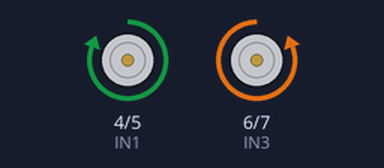
Simulated run of this sketch. Board: Arduino Uno, built with avr-gcc and run on an emulated ATmega328P. Shown: motor-driver pin pairs drawn as motors (green arrow = first pin HIGH = forward, orange = second pin HIGH = backward, longer = more drive).

Above: at 1.0 s.
At 5.0 s:
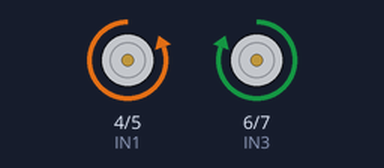
At 7.0 s:
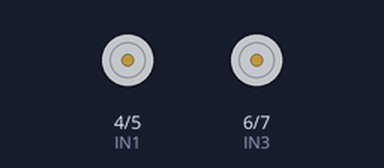
Timing chart, 0 to 10.4 s (numbered marks = the images above):
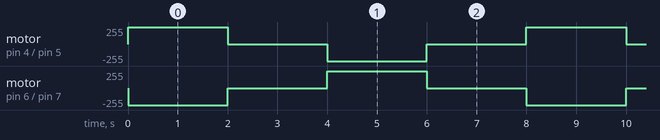

Measured:
- by itself, motor on pin 4 (IN1) / pin 5 (IN2): repeats every 8.0 s: stopped 2.0 s, backward 255/255 2.0 s, stopped 2.0 s, forward 255/255 2.0 s
- by itself, motor on pin 6 (IN3) / pin 7 (IN4): repeats every 8.0 s: stopped 2.0 s, forward 255/255 2.0 s, stopped 2.0 s, backward 255/255 2.0 s

The sketch:

sketch_jul26a.ino
```cpp
/*==========================================================================
// Author : Handson Technology
// Project : Arduino Uno
// Description : L298N Motor Driver
// Source-Code : L298N_Motor.ino
// Program: Control 2 DC motors using L298N H Bridge Driver
//==========================================================================
*/
// Definitions Arduino pins connected to input H Bridge

// TESTED BY ANIRUDDH CHAUHAN AND ANOTHONY DIAZ
//FOR AUTONMOUS TRACTOR FOR ECE 2804 IDP
int IN1 = 4;
int IN2 = 5;
int IN3 = 6;
int IN4 = 7;
void setup()
{
// Set the output pins
pinMode(IN1, OUTPUT);
pinMode(IN2, OUTPUT);
pinMode(IN3, OUTPUT);
pinMode(IN4, OUTPUT);
}
void loop()
{
// Rotate the Motor A clockwise
digitalWrite(IN1, HIGH);
digitalWrite(IN2, LOW);
digitalWrite(IN3, LOW);
digitalWrite(IN4, HIGH);
delay(2000);
digitalWrite(IN1, LOW);
digitalWrite(IN2, LOW);
digitalWrite(IN3, LOW);
digitalWrite(IN4, LOW);
delay(2000);
digitalWrite(IN1, LOW);
digitalWrite(IN2, HIGH);
digitalWrite(IN3, HIGH);
digitalWrite(IN4, LOW);
delay(2000);
digitalWrite(IN1, LOW);
digitalWrite(IN2, LOW);
digitalWrite(IN3, LOW);
digitalWrite(IN4, LOW);
delay(2000);
/*digitalWrite(IN3, LOW);
digitalWrite(IN4, HIGH);
delay(10000);
digitalWrite(IN1, LOW);
digitalWrite(IN2, HIGH);
digitalWrite(IN3, HIGH);
digitalWrite(IN4, LOW);*/
/*// Motor A
digitalWrite(IN1, HIGH);
digitalWrite(IN2, HIGH);
delay(500);
// Rotate the Motor B clockwise
digitalWrite(IN3, HIGH);
digitalWrite(IN4, LOW);
delay(2000);
// Motor B
digitalWrite(IN3, HIGH);
digitalWrite(IN4, HIGH);
delay(500);
// Rotates the Motor A counter-clockwise
digitalWrite(IN1, LOW);
digitalWrite(IN2, HIGH);
delay(2000);
// Motor A
digitalWrite(IN1, HIGH);
digitalWrite(IN2, HIGH);
delay(500);
// Rotates the Motor B counter-clockwise
digitalWrite(IN3, LOW);
digitalWrite(IN4, HIGH);
delay(2000);
// Motor B
digitalWrite(IN3, HIGH);
digitalWrite(IN4, HIGH);
delay(500);*/
}
```
